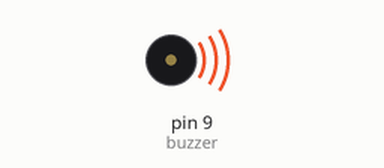
Bench run of a sketch on a simulated Arduino Uno, built with avr-gcc and run on an emulated ATmega328P. Shown: buzzer (waves = sounding).

Above: at 0.2 s.
Timing chart, 0 to 3.0 s (numbered marks = the images above):
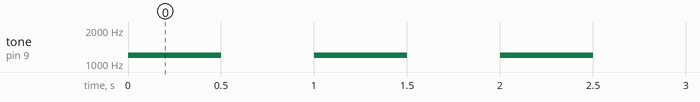

Measured:
- by itself, tone on pin 9 (buzzer): alternates 1200 Hz for 0.50 s and silent for 0.50 s

The sketch:

Projeto04.1-Buzzer.ino
```cpp
// Uso das funções tone(pino, frequência) e noTone(pino)

// Selecione o pino do Buzzer.
int buzzer = 9;

void setup() {
  pinMode(buzzer, OUTPUT);
}

void loop() {
  // Define pino e a frequência.
  tone(buzzer, 1200);
  delay(500);

  // Desliga o buzzer.
  noTone(buzzer);
  delay(500);
}
```
